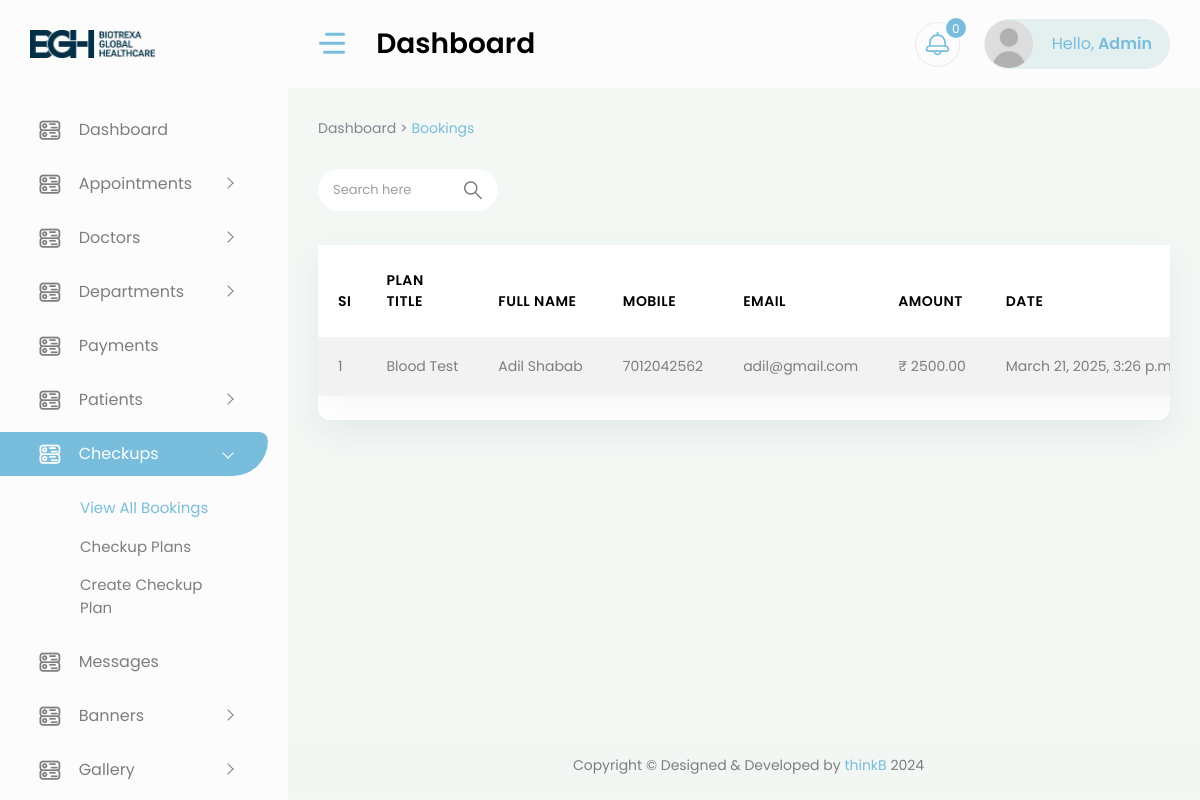
/account/bookings/ (signed in), run on the app's committed database.
### core/models.py (models this page shows, shortened)
class HealthCheckupBooking(models.Model):
    plan = models.ForeignKey(HealthCheckupPlan, on_delete=models.CASCADE, related_name='bookings')
    message = models.TextField(blank=True)
    status = models.CharField(max_length=20, choices=[('PENDING', 'Pending'), ('COMPLETED', 'Completed')], default='PENDING')
    created_at = models.DateTimeField(auto_now_add=True)
    patient = models.ForeignKey(Patient, on_delete=models.CASCADE, related_name='health_checkup_bookings')
    payment_id = models.CharField(max_length=255, null=True, blank=True)
    is_home_sample_collection = models.BooleanField(default=False)
    home_sample_collection = models.TextField(null=True, blank=True)
    is_without_payment = models.BooleanField(default=False, null=True, blank=True)
    report = models.FileField(upload_to='reports/', null=True, blank=True)  # New field for PDF report

class HealthCheckupPlan(models.Model):
    CATEGORY = [
        ('Health Checkup', 'Health Checkup'),
        ('Lab Investigations', 'Lab Investigations'),
        ('Regular Scanning', 'Regular Scanning'),
        ('Cardiology', 'Cardiology'),
        ('Pregnancy Scanning', 'Pregnancy Scanning'),
        ('Vaccination', 'Vaccination'),
        ('Digital X-Rays', 'Digital X-Rays'),
    ]
    category = models.CharField(max_length=35, choices=CATEGORY, default='health_checkup')
    title = models.CharField(max_length=255)
    description = HTMLField()
    created_at = models.DateTimeField(auto_now_add=True)
    slug = models.SlugField(unique=True)
    status = models.CharField(max_length=8, choices=STATUS_CHOICES, default='active')
    is_home_sample_available = models.BooleanField(default=False)
    is_online_payment_available = models.BooleanField(default=True)
    total_test_include = models.PositiveIntegerField()
    price = models.DecimalField(max_digits=10, decimal_places=2)
    image = models.ImageField(upload_to='health_checkup_plans/', blank=True, null=True)

class Patient(models.Model):
    GENDER_CHOICES = [
        ('male', 'Male'),
        ('female', 'Female'),
        ('other', 'Other'),
    ]
    name = models.CharField(max_length=255)
    email = models.EmailField(unique=True)
    phone_number = models.CharField(max_length=20)
    created_at = models.DateTimeField(default=timezone.now)
    disease = models.CharField(max_length=255, null=True, blank=True)
    slug = models.SlugField(unique=True, blank=True, null=True)
    gender = models.CharField(max_length=10, choices=GENDER_CHOICES, default='male')  # Add gender field

### core/views.py (the view)
# urls.py: path('account/bookings/', views.checkup_bookings, name='checkup_bookings'),
@login_required(login_url='login')
def checkup_bookings(request):
    try:
        profile = Summary.objects.get(user=request.user)
    except ObjectDoesNotExist:
        msg.error(request,'Profile does not exist. You cannot access here.')
        return redirect('login')
    if profile:
        if profile.role == 'hr':
            return redirect('hr_dashboard')
        elif profile.role not in ['admin']:
            return redirect('homepage')
    else:
        return redirect('homepage')
    appointments = HealthCheckupBooking.objects.filter(status='COMPLETED').order_by('-created_at')
    context = {
        'appointments': appointments
    }
    return render(request, 'backend/checkup-bookings.html', context)

### templates/backend/checkup-bookings.html (shortened to what this page needs)
{% extends 'backend/base.html' %}
{% load static %}
{% block content %}
<div class="container-fluid">
    <div class="page-titles">
        <ol class="breadcrumb">
            <li class="breadcrumb-item"><a href="{% url 'dashboard' %}">Dashboard > </a>  </li>
            <li class="breadcrumb-item active ms-1"><a href="#"> Bookings</a> </li>
        </ol>
    </div>
    <div id="" class="row">
        <div class="form-head d-flex mb-3 mb-md-4 align-items-center">
            <form class="input-group search-area d-inline-flex me-2">
                <input id="search-input" type="text" name="search_upcoming" class="form-control" placeholder="Search here" value="{{ search_upcoming }}" />                <div class="input-group-append">
                    <button type="submit" class="input-group-text"><i class="flaticon-381-search-2"></i></button>
                </div>
            </form>
        </div>
        <div class="col-xl-12">
            <div class="card">
                <div class="card-body p-0">
                    <div class="table-responsive">
                        <table id="example5" class="table table-striped patient-list mb-4 dataTablesCard fs-14">
                            <thead>
                                <tr>
                                    <th>SI</th>
                                    <th>Plan Title</th>
                                    <th>Full Name</th>
                                    <th>Mobile</th>
                                    <th>Email</th>
                                    <th>Amount</th>
                                    <th>Date</th>
                                </tr>
                            </thead>
                            <tbody>
                                {% for appointment in appointments %}
                                    <tr>
                                        <td>{{forloop.counter}}</td>
                                        <td><span>{{appointment.plan.title}}</span></td>
                                        <td>{{ appointment.patient.name}}</td>
                                        <td>{{ appointment.patient.phone_number}}</td>
                                        <td class="email" style="text-transform: lowercase !important;">{{ appointment.patient.email}}</td>
                                        <td>₹ {{ appointment.plan.price}}</td>
                                        <td>{{appointment.created_at}}</td>
                                    </tr>
                                {% endfor %}
                            </tbody>
                        </table>
                    </div>
                </div>
            </div>
        </div>
    </div>
</div>
{% endblock content %}

### templates/backend/base.html (shortened to what this page needs)
{% load static %}
<!DOCTYPE html>
<html lang="en">
<head>
    <link href="{% static 'vendor/owl-carousel/owl.carousel.css' %}" rel="stylesheet">
    <link href="{% static 'vendor/bootstrap-select/dist/css/bootstrap-select.min.css' %}" rel="stylesheet">
    <link rel="stylesheet" href="{% static 'css/style.css' %}" >
    <link href="https://cdn.quilljs.com/1.3.6/quill.snow.css" rel="stylesheet">
</head>
<body>
    <div id="main-wrapper">
        <div class="nav-header">
            <a href="{% url 'dashboard' %}" class="brand-logo">
                <img style="width: 55%;" src="{% static 'images/logo.png' %}" alt="" class="img-fluid">
            </a>
            <div class="nav-control">
                <div class="hamburger">
                    <span class="line"></span><span class="line"></span><span class="line"></span>
                </div>
            </div>
        </div>
        <div class="header">
            <div class="header-content">
                <nav class="navbar navbar-expand">
                    <div class="collapse navbar-collapse justify-content-between">
                        <div class="header-left">
                            <div class="dashboard_bar">
                                Dashboard
                            </div>
                        </div>
                        <ul class="navbar-nav header-right">
                            <li class="nav-item dropdown notification_dropdown">
                                <a class="nav-link ai-icon" href="javascript:;" role="button" data-bs-toggle="dropdown">
                                    <span class="badge light text-white bg-primary" id="notification__count">0</span>
                                </a>
                            </li>
                            <li class="nav-item dropdown header-profile">
                                <a class="nav-link" href="javascript:;" role="button" data-bs-toggle="dropdown">
                                    <img src="{% static 'images/user.jpg' %}" width="20" alt="">
                                    <div class="header-info">
                                        <span style="text-transform: capitalize;">Hello,<strong> {{request.user.username}}</strong></span>
                                    </div>
                                </a>
                            </li>
                        </ul>
                    </div>
                </nav>
            </div>
        </div>
        <div class="deznav">
            <div class="deznav-scroll">
                <ul class="metismenu" id="menu">
                    <li>
                        <a href="{% url 'dashboard' %}" class="ai-icon" aria-expanded="false">
                            <i class="flaticon-381-networking"></i>
                            <span class="nav-text">Dashboard</span>
                        </a>
                    </li>
                    <li>
						<a class="has-arrow ai-icon" href="javascript:void()" aria-expanded="false">
							<i class="flaticon-381-networking"></i>
							<span class="nav-text">Appointments</span>
						</a>
                    </li>
                    <li>
						<a class="has-arrow ai-icon" href="javascript:void()" aria-expanded="false">
							<i class="flaticon-381-networking"></i>
							<span class="nav-text">Doctors</span>
						</a>
                    </li>
                    <li>
						<a class="has-arrow ai-icon" href="javascript:void()" aria-expanded="false">
							<i class="flaticon-381-networking"></i>
							<span class="nav-text">Departments</span>
						</a>
                    </li>
                    <li>
                        <a href="{% url 'payments' %}" class="ai-icon" aria-expanded="false">
                            <i class="flaticon-381-networking"></i>
                            <span class="nav-text">Payments</span>
                        </a>
                    </li>
                    <li>
						<a class="has-arrow ai-icon" href="javascript:void()" aria-expanded="false">
							<i class="flaticon-381-networking"></i>
							<span class="nav-text">Patients</span>
						</a>
                    </li>
                    <li>
						<a class="has-arrow ai-icon" href="javascript:void()" aria-expanded="false">
							<i class="flaticon-381-networking"></i>
							<span class="nav-text">Checkups</span>
						</a>
                        <ul aria-expanded="false">
							<li><a href="{% url 'checkup_bookings' %}">View All Bookings</a></li>
							<li><a href="{% url 'health_checkup_plans' %}">Checkup Plans</a></li>
							<li><a href="{% url 'create_health_checkup_plans' %}">Create Checkup Plan</a></li>
						</ul>
                    </li>
                    <li>
                        <a href="{% url 'messages' %}" class="ai-icon" aria-expanded="false">
                            <i class="flaticon-381-networking"></i>
                            <span class="nav-text">Messages</span>
                        </a>
                    </li>
                    <li>
						<a class="has-arrow ai-icon" href="javascript:void()" aria-expanded="false">
							<i class="flaticon-381-networking"></i>
							<span class="nav-text">Banners</span>
						</a>
                    </li>
                    <li>
						<a class="has-arrow ai-icon" href="javascript:void()" aria-expanded="false">
							<i class="flaticon-381-networking"></i>
							<span class="nav-text">Gallery</span>
						</a>
                    </li>
                </ul>
            </div>
        </div>
        <div class="content-body">
            {% block content %}
            {% endblock content %}
        </div>
        <div class="footer">
            <div class="copyright">
                <p>Copyright © Designed &amp; Developed by <a href="https://thinkb.agency" target="_blank">thinkB</a> 2024</p>
            </div>
        </div>
    </div>
</body>
</html>

### data on the page
HealthCheckupBooking: plan "Blood Test", patient.name "Adil Shabab", patient.phone_number "7012042562", patient.email "adil@gmail.com", plan.price "2500.00", created_at "March 21, 2025, 3:26…"

### other printed values
{{ request.user.username }} "Admin"
